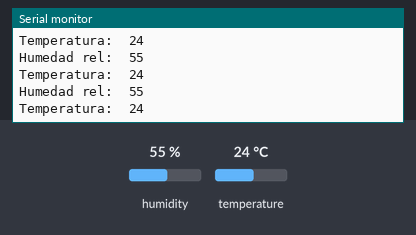
The sketch below on a simulated Arduino Uno, built with avr-gcc and run on an emulated ATmega328P. Parts: the last lines printed to the serial monitor. Wiring (inferred from the names in the program): DHT11 sensor: data pin 2. Inputs (shaded band) come from the test bench; at power-on: humidity 55 %, temperature 24 °C.

Above: at 3.3 s.
3.4 s: humidity set to 22 %
At 6.2 s:
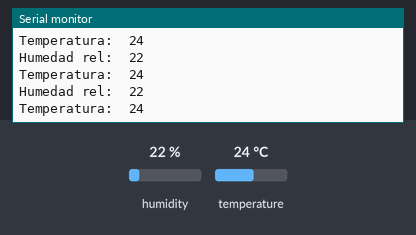
6.5 s: temperature set to 12 °C
At 9.1 s:
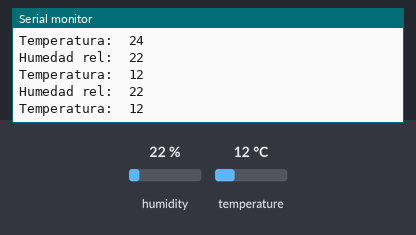
9.6 s: humidity set to 40 %
At 13.5 s:
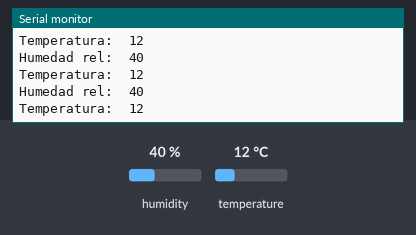
Timing chart, 0 to 15.0 s (numbered marks = the images above; inputs shaded):
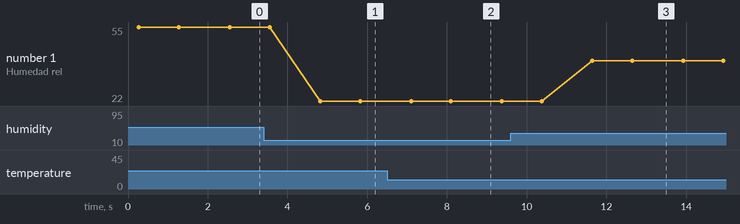

The sketch:

DHT11.ino
```cpp
#include <DHT.h>

#define DHTPIN 2
#define DHTTYPE DHT11

DHT dht(DHTPIN, DHTTYPE);

void setup() {
  // put your setup code here, to run once:
  Serial.begin(9600);
  dht.begin();
}

void loop() {
  // put your main code here, to run repeatedly:
  float h = dht.readHumidity();
  float t = dht.readTemperature();

  if (isnan(h) || isnan(t))  {
    Serial.println("Error en la lectura del sensor");

  } else {
    char result[25];
    char result2[25];


    sprintf(result, "%s %i", "Humedad rel: ", (int)h);
    Serial.println(result);
    sprintf(result2, "%s %i", "Temperatura: ", (int)t );
    Serial.println(result2);

    //Serial.print("Humedad relativa: ");
    //Serial.print(h, 0);  //Cero decimales
    //Serial.print(" %    ");
    //Serial.print("Temperatura: ");
    //Serial.print(t, 0); //Cero decimales
    //Serial.println(" Grados C");

  }
  delay(1000);
}
```

Measured:
- after the input at 3.4 s, the serial monitor: prints a new line after 1.4 s (image 1)
- after the input at 6.5 s, the serial monitor: prints a new line after 0.62 s (image 2)
- after the input at 9.6 s, the serial monitor: prints a new line after 2.0 s (image 3)
- plotted number 1: 55 → 22 after the input at 3.4 s, 22 → 40 after the input at 9.6 s
